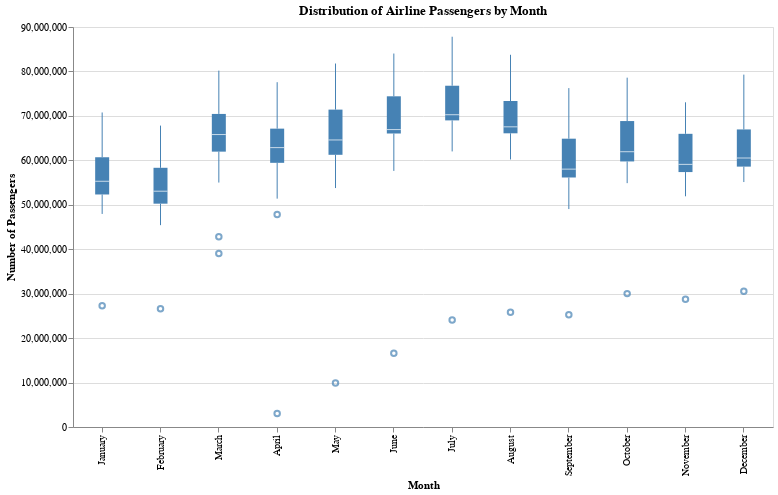

This figure's notebook cell:
### Code cell
# Parse date column
if 'date' in df.columns:
    df['date'] = pd.to_datetime(df['date'])
elif 'year' in df.columns and 'month' in df.columns:
    df['date'] = pd.to_datetime(df['year'].astype(str) + '-' + df['month'].astype(str) + '-01')


# Extract month name for grouping
df['month'] = df['date'].dt.month_name()

# Create the boxplot
chart = (
    alt.Chart(df)
    .mark_boxplot(color='steelblue')
    .encode(
        x=alt.X('month:N', sort=['January','February','March','April','May','June',
                                 'July','August','September','October','November','December'],
                title='Month'),
        y=alt.Y('total_passengers:Q', title='Number of Passengers'),
        tooltip=['month', 'total_passengers']
    )
    .properties(
        title='Distribution of Airline Passengers by Month',
        width=700,
        height=400
    )
)

chart

### Figure 1 — Vega-Lite specification as saved in the notebook (floating-point values rounded to 4 significant figures; data arrays with more than 128 entries replaced by an {"elided": "..."} marker saying what was removed)
{"config": {"view": {"continuousWidth": 300, "continuousHeight": 300}}, "data": {"name": "data-d32b23ceaf80ea64162cf32cb6217f47"}, "mark": {"type": "boxplot", "color": "steelblue"}, "encoding": {"tooltip": [{"field": "month", "type": "nominal"}, {"field": "total_passengers", "type": "quantitative"}], "x": {"field": "month", "sort": ["January", "February", "March", "April", "May", "June", "July", "August", "September", "October", "November", "December"], "title": "Month", "type": "nominal"}, "y": {"field": "total_passengers", "title": "Number of Passengers", "type": "quantitative"}}, "height": 400, "title": "Distribution of Airline Passengers by Month", "width": 700, "$schema": "https://vega.github.io/schema/vega-lite/v5.20.1.json", "datasets": {"data-d32b23ceaf80ea64162cf32cb6217f47": {"elided": "249 records"}}}
